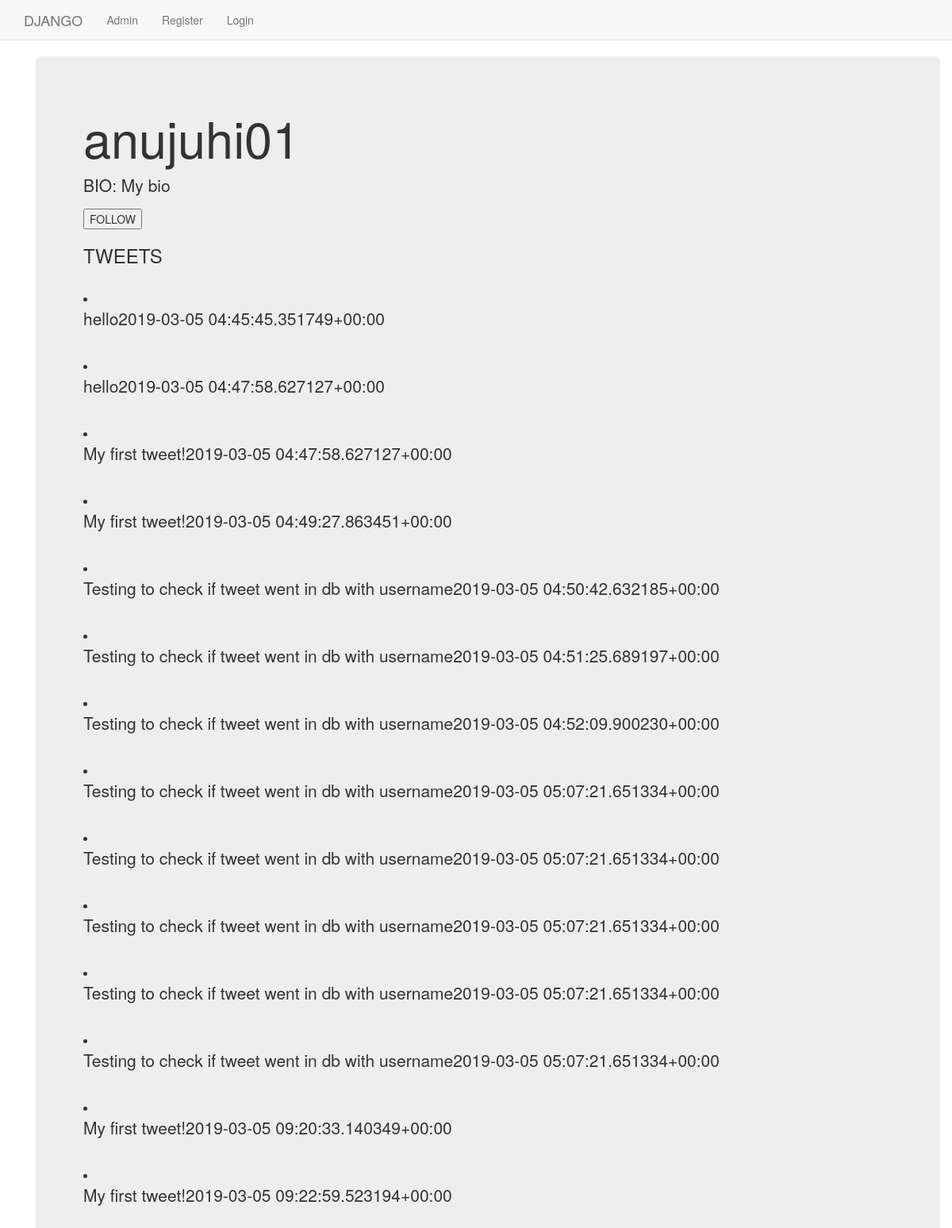
/core/home/profile/29/, run on the app's committed database.
### core/models.py (models this page shows, shortened)
class UserProfileInfo(models.Model):
    user = models.OneToOneField(User,on_delete=models.CASCADE)
    bio = models.CharField(max_length=200,default="Add bio")

class Tweets(models.Model):
    user = models.ForeignKey(User, on_delete=models.CASCADE,blank=True,null=True, related_name='tweets')
    contents = models.CharField(max_length=120)
    published_time = models.DateTimeField(auto_created=True, default=datetime.today())
    def __str__(self):
        return (str(self.contents) + str(self.published_time)) #, self.user_name

### core/views.py (the view)
# urls.py: url(r'^home/profile/(?P<pk>[\w\-]+)/$', views.get_profile, name='get_profile'),
def get_profile(request, pk):
    u = UserProfileInfo.objects.get(user_id=pk)
    t = Tweets.objects.filter(user_id=pk)
    return render(request, 'core/profile.html', {'profile_user':u, 'all_tweets':t})

### templates/core/profile.html
{% extends "core/base.html" %}
{% block body_block %}
<div class="container">
  <div class="jumbotron">
    <h1>{{ profile_user.user.username }}</h1>
        <p> BIO: {{ profile_user.bio }} </p>
  <button>FOLLOW</button>
      <h3>TWEETS</h3><br>
      {% for t in all_tweets %}
          <li><p> {{ t }} </p></li><br>
      {% endfor %}
  </div>
</div>
{% endblock %}

### templates/core/base.html (shortened to what this page needs)
<!DOCTYPE html>
<html>
  <head>
    <link rel="stylesheet" href="https://maxcdn.bootstrapcdn.com/bootstrap/3.3.7/css/bootstrap.min.css">
</head>
  <body>
    <nav class="navbar navbar-default navbar-static-top">
      <div class="container">
        <ul class="nav navbar-nav">
          <li><a class="navbar-brand" href="{% url 'index' %}">DJANGO</a></li>
          <li><a class="navbar-link" href="{% url 'admin:index' %}">Admin</a></li>
          <li><a class="navbar-link" href="{% url 'core:register' %}">Register</a></li>
          {% if user.is_authenticated %}
            <li><a href="{% url 'logout' %}">Logout</a></li>
              <li><a href="{%  url 'core:post_tweet' %}">Tweets</a></li>
              <li><a href="{%  url 'core:search_profile' %}">Search Users</a></li>
          {% else %}
            <li><a class="navbar-link" href="{% url 'core:home' %}">Login</a></li>
          {% endif %}
</ul>
      </div>
    </nav>
    <div class="container">
    {% block body_block %}
    {% endblock %}
    </div>
  </body>
</html>

### data on the page
UserProfileInfo: user.username "anujuhi01", bio "My bio"
Tweets: contents+published_time "hello2019-03-05 04:45:45.351749+00:00"
Tweets: contents+published_time "hello2019-03-05 04:47:58.627127+00:00"
Tweets: contents+published_time "My first tweet!2019-03-05 04:47:58.627127+00:00"
Tweets: contents+published_time "My first tweet!2019-03-05 04:49:27.863451+00:00"
Tweets: contents+published_time "Testing to check if tweet went in db with username2019-03-05 04:50:42.632185+00:00"
Tweets: contents+published_time "Testing to check if tweet went in db with username2019-03-05 04:51:25.689197+00:00"
Tweets: contents+published_time "Testing to check if tweet went in db with username2019-03-05 04:52:09.900230+00:00"
Tweets: contents+published_time "Testing to check if tweet went in db with username2019-03-05 05:07:21.651334+00:00"
Tweets: contents+published_time "Testing to check if tweet went in db with username2019-03-05 05:07:21.651334+00:00"
Tweets: contents+published_time "Testing to check if tweet went in db with username2019-03-05 05:07:21.651334+00:00"
Tweets: contents+published_time "Testing to check if tweet went in db with username2019-03-05 05:07:21.651334+00:00"
Tweets: contents+published_time "Testing to check if tweet went in db with username2019-03-05 05:07:21.651334+00:00"
Tweets: contents+published_time "My first tweet!2019-03-05 09:20:33.140349+00:00"
Tweets: contents+published_time "My first tweet!2019-03-05 09:22:59.523194+00:00"
